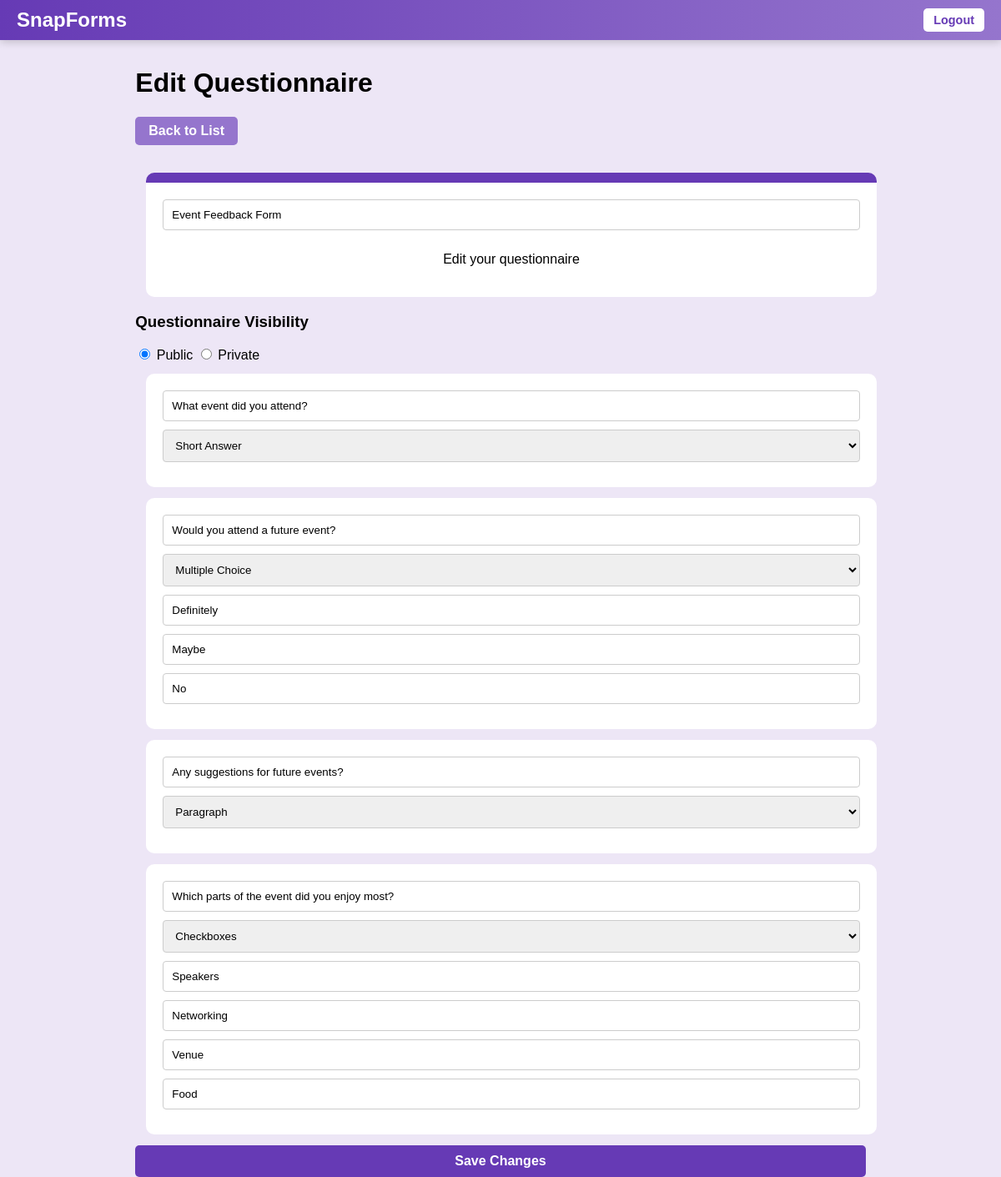
The app's page /edit/42/ (signed in), older data.
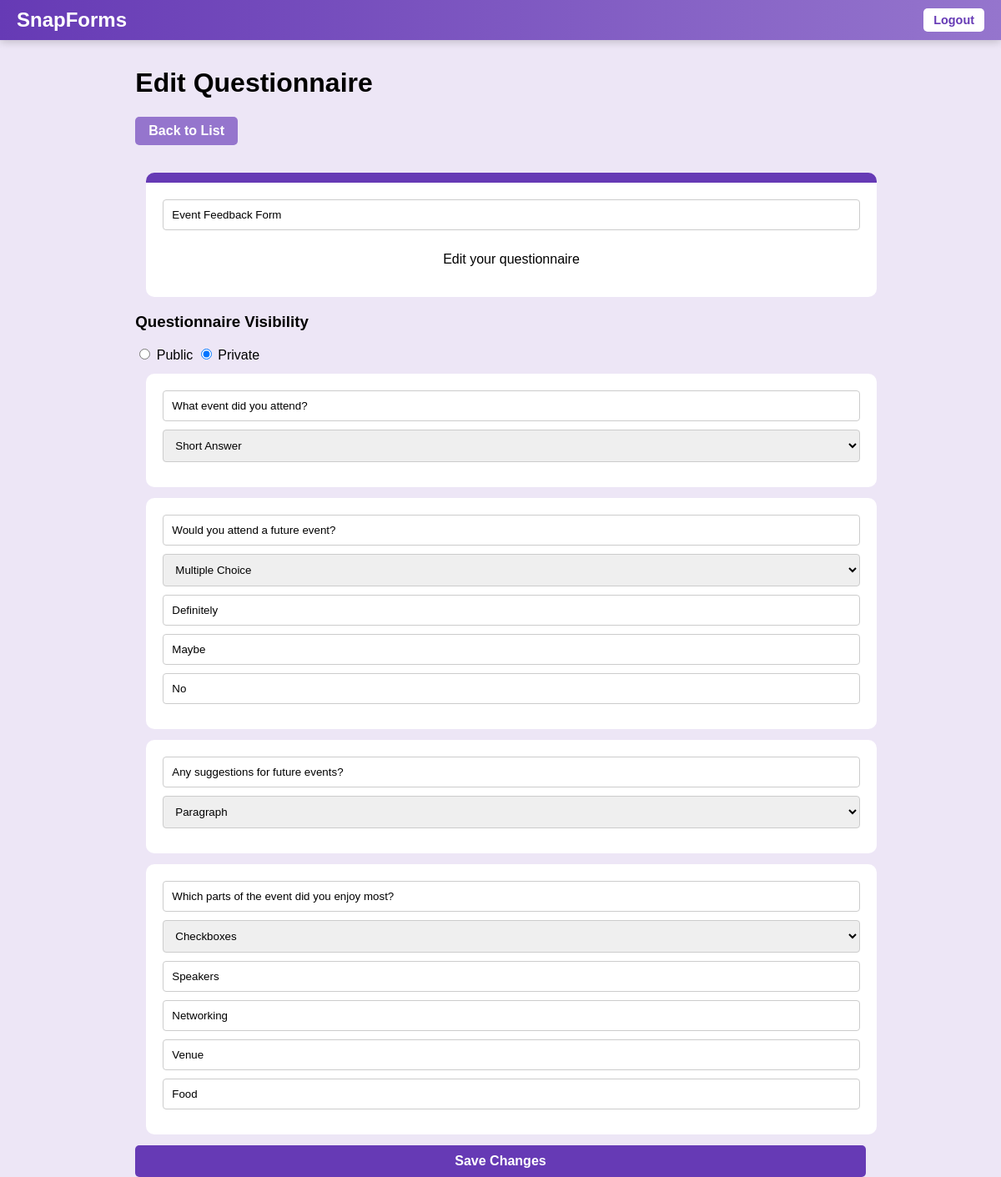
The same page, newer data.
### accounts/models.py (models this page shows, shortened)
class Questionnaire(models.Model):
    title = models.CharField(max_length=255)
    created_at = models.DateTimeField(auto_now_add=True)
    user = models.ForeignKey(UserProfile, on_delete=models.CASCADE, related_name='questionnaires_users')
    is_public = models.BooleanField(default=True)  # Added field for public/private visibility

class Question(models.Model):
    QUESTION_TYPES = (
        ('short_answer', 'Short Answer'),
        ('paragraph', 'Paragraph'),
        ('multiple_choice', 'Multiple Choice'),
        ('checkboxes', 'Checkboxes'),
        ('dropdown', 'Dropdown'),
        ('linear_scale', 'Linear Scale'),
    )
    questionnaire = models.ForeignKey(Questionnaire, related_name='questions', on_delete=models.CASCADE)
    text = models.CharField(max_length=255)
    question_type = models.CharField(max_length=20, choices=QUESTION_TYPES)

class Option(models.Model):
    question = models.ForeignKey(Question, related_name='options', on_delete=models.CASCADE)
    text = models.CharField(max_length=255)

### accounts/views.py (the view, shortened to what this page needs)
# urls.py: path('edit/<int:pk>/', views.EditQuestionnaireView.as_view(), name='edit_questionnaire')
@method_decorator(login_required, name='dispatch')
class EditQuestionnaireView(TemplateView):
    template_name = 'edit_questionnaire.html'
    def get_context_data(self, **kwargs):
        context = super().get_context_data(**kwargs)
        questionnaire_id = self.kwargs['pk']
        questionnaire = get_object_or_404(Questionnaire, id=questionnaire_id, user__user=self.request.user)
        context['questionnaire'] = questionnaire
        context['questions'] = questionnaire.questions.all()
        context['question_types'] = Question.QUESTION_TYPES  # Pass question types to the template
        return context

### accounts/templates/edit_questionnaire.html (shortened to what this page needs)
{% extends 'base.html' %}
{% block content %}
    <nav class="navbar">
        <div class="logo">SnapForms</div>
        {% if user.is_authenticated %}
            <button class="logout-button" onclick="handleLogout()">Logout</button>
        {% endif %}
    </nav>
    <div class="container">
        <h1>Edit Questionnaire</h1>
        <a href="{% url 'list_questionnaires' %}" class="back-button">Back to List</a>
        <form method="post">
            <div class="main">
                <input type="text" id="formHeading" name="title" value="{{ questionnaire.title }}" required>
                <p>Edit your questionnaire</p>
            </div>
            <div class="form-visibility">
                <h3>Questionnaire Visibility</h3>
                <div class="radio-group">
                    <label>
                        <input type="radio" name="visibility" value="public" {% if questionnaire.is_public %}checked{% endif %}> Public
                    </label>
                    <label>
                        <input type="radio" name="visibility" value="private" {% if not questionnaire.is_public %}checked{% endif %}> Private
                    </label>
                </div>
            </div>
            <div id="questionsContainer">
                {% for question in questions %}
                    <div class="question">
                        <input type="text" name="question_text_{{ question.id }}" value="{{ question.text }}" required>
                        <select name="question_type_{{ question.id }}" required>
                            {% for type in question_types %}
                                <option value="{{ type.0 }}" {% if type.0 == question.question_type %}selected{% endif %}>{{ type.1 }}</option>
                            {% endfor %}
                        </select>
                        {% if question.question_type in 'multiple_choice,checkboxes,dropdown' %}
                            <div class="options">
                                {% for option in question.options.all %}
                                    <input type="text" name="options_{{ question.id }}" value="{{ option.text }}" required>
                                {% endfor %}
                            </div>
                        {% endif %}
                    </div>
                {% endfor %}
            </div>
            <div class="form-actions">
                <button type="submit" class="submit-btn">Save Changes</button>
            </div>
        </form>
    </div>
{% endblock %}

Row changes from the older to the newer data that the page shows:
changed Questionnaire "Event Feedback Form": is_public "☑ Public" → "☐ Public"; is_public "☐ Private" → "☑ Private"
